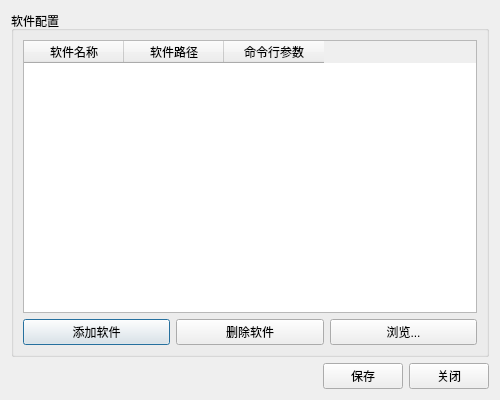
<?xml version="1.0" encoding="UTF-8"?>
<ui version="4.0">
 <class>ConfigDialog</class>
 <widget class="QDialog" name="ConfigDialog">
  <property name="geometry">
   <rect>
    <x>0</x>
    <y>0</y>
    <width>500</width>
    <height>400</height>
   </rect>
  </property>
  <property name="windowTitle">
   <string>软件配置</string>
  </property>
  <layout class="QVBoxLayout" name="verticalLayout">
   <item>
    <widget class="QGroupBox" name="groupBoxSoftware">
     <property name="title">
      <string>软件配置</string>
     </property>
     <layout class="QVBoxLayout" name="verticalLayout_2">
      <item>
       <widget class="QTableWidget" name="tableSoftware">
        <property name="columnCount">
         <number>3</number>
        </property>
        <column>
         <property name="text">
          <string>软件名称</string>
         </property>
        </column>
        <column>
         <property name="text">
          <string>软件路径</string>
         </property>
        </column>
        <column>
         <property name="text">
          <string>命令行参数</string>
         </property>
        </column>
       </widget>
      </item>
      <item>
       <layout class="QHBoxLayout" name="horizontalLayout">
        <item>
         <widget class="QPushButton" name="btnAddSoftware">
          <property name="text">
           <string>添加软件</string>
          </property>
         </widget>
        </item>
        <item>
         <widget class="QPushButton" name="btnDeleteSoftware">
          <property name="text">
           <string>删除软件</string>
          </property>
         </widget>
        </item>
        <item>
         <widget class="QPushButton" name="btnBrowse">
          <property name="text">
           <string>浏览...</string>
          </property>
         </widget>
        </item>
       </layout>
      </item>
     </layout>
    </widget>
   </item>
   <item>
    <layout class="QHBoxLayout" name="horizontalLayout_2">
     <item>
      <spacer name="horizontalSpacer">
       <property name="orientation">
        <enum>Qt::Horizontal</enum>
       </property>
       <property name="sizeHint" stdset="0">
        <size>
         <width>40</width>
         <height>20</height>
        </size>
       </property>
      </spacer>
     </item>
     <item>
      <widget class="QPushButton" name="btnSave">
       <property name="text">
        <string>保存</string>
       </property>
      </widget>
     </item>
     <item>
      <widget class="QPushButton" name="btnClose">
       <property name="text">
        <string>关闭</string>
       </property>
      </widget>
     </item>
    </layout>
   </item>
  </layout>
 </widget>
 <resources/>
 <connections/>
</ui> 
